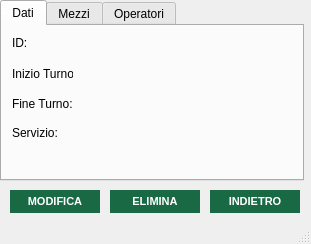
<?xml version="1.0" encoding="UTF-8"?>
<ui version="4.0">
 <class>MainWindow</class>
 <widget class="QMainWindow" name="MainWindow">
  <property name="geometry">
   <rect>
    <x>0</x>
    <y>0</y>
    <width>311</width>
    <height>244</height>
   </rect>
  </property>
  <property name="windowTitle">
   <string>Visualizza Turno</string>
  </property>
  <property name="windowIcon">
   <iconset resource="xz.qrc">
    <normaloff>:/images/images/AnconAmbiente_Logo.png</normaloff>:/images/images/AnconAmbiente_Logo.png</iconset>
  </property>
  <widget class="QWidget" name="centralwidget">
   <widget class="QPushButton" name="annulla_button">
    <property name="geometry">
     <rect>
      <x>210</x>
      <y>190</y>
      <width>90</width>
      <height>23</height>
     </rect>
    </property>
    <property name="styleSheet">
     <string notr="true">QPushButton{
background-color:rgb(24, 105, 68);
color: white;
border-style: outset;
font:  bold 11px


}

QPushButton:hover{
background-color:rgb(170, 203, 108);
color: white;
border-style: outset;
font:  bold 11px
}</string>
    </property>
    <property name="text">
     <string>INDIETRO</string>
    </property>
   </widget>
   <widget class="QPushButton" name="elimina_button">
    <property name="geometry">
     <rect>
      <x>110</x>
      <y>190</y>
      <width>90</width>
      <height>23</height>
     </rect>
    </property>
    <property name="styleSheet">
     <string notr="true">QPushButton{
background-color:rgb(24, 105, 68);
color: white;
border-style: outset;
font:  bold 11px


}

QPushButton:hover{
background-color:rgb(170, 203, 108);
color: white;
border-style: outset;
font:  bold 11px
}</string>
    </property>
    <property name="text">
     <string>ELIMINA</string>
    </property>
   </widget>
   <widget class="QPushButton" name="salva_button">
    <property name="geometry">
     <rect>
      <x>10</x>
      <y>190</y>
      <width>90</width>
      <height>23</height>
     </rect>
    </property>
    <property name="styleSheet">
     <string notr="true">QPushButton{
background-color:rgb(24, 105, 68);
color: white;
border-style: outset;
font:  bold 11px


}

QPushButton:hover{
background-color:rgb(170, 203, 108);
color: white;
border-style: outset;
font:  bold 11px
}</string>
    </property>
    <property name="text">
     <string>MODIFICA</string>
    </property>
   </widget>
   <widget class="QTabWidget" name="inserimentoturno_tabs">
    <property name="geometry">
     <rect>
      <x>0</x>
      <y>0</y>
      <width>304</width>
      <height>181</height>
     </rect>
    </property>
    <property name="currentIndex">
     <number>0</number>
    </property>
    <widget class="QWidget" name="dati_tab_2">
     <attribute name="title">
      <string>Dati</string>
     </attribute>
     <widget class="QLabel" name="label_4">
      <property name="geometry">
       <rect>
        <x>10</x>
        <y>40</y>
        <width>61</width>
        <height>16</height>
       </rect>
      </property>
      <property name="text">
       <string>Inizio Turno:</string>
      </property>
     </widget>
     <widget class="QLabel" name="label_7">
      <property name="geometry">
       <rect>
        <x>10</x>
        <y>70</y>
        <width>61</width>
        <height>16</height>
       </rect>
      </property>
      <property name="text">
       <string>Fine Turno:</string>
      </property>
     </widget>
     <widget class="QLabel" name="label_8">
      <property name="geometry">
       <rect>
        <x>10</x>
        <y>100</y>
        <width>47</width>
        <height>13</height>
       </rect>
      </property>
      <property name="text">
       <string>Servizio:</string>
      </property>
     </widget>
     <widget class="QLabel" name="inizio_label">
      <property name="geometry">
       <rect>
        <x>90</x>
        <y>40</y>
        <width>100</width>
        <height>13</height>
       </rect>
      </property>
      <property name="text">
       <string/>
      </property>
     </widget>
     <widget class="QLabel" name="fine_label">
      <property name="geometry">
       <rect>
        <x>90</x>
        <y>70</y>
        <width>100</width>
        <height>13</height>
       </rect>
      </property>
      <property name="text">
       <string/>
      </property>
     </widget>
     <widget class="QLabel" name="servizio_label">
      <property name="geometry">
       <rect>
        <x>90</x>
        <y>100</y>
        <width>100</width>
        <height>13</height>
       </rect>
      </property>
      <property name="text">
       <string/>
      </property>
     </widget>
     <widget class="QLabel" name="label">
      <property name="geometry">
       <rect>
        <x>10</x>
        <y>10</y>
        <width>47</width>
        <height>13</height>
       </rect>
      </property>
      <property name="text">
       <string>ID:</string>
      </property>
     </widget>
     <widget class="QLabel" name="label_2">
      <property name="geometry">
       <rect>
        <x>90</x>
        <y>10</y>
        <width>100</width>
        <height>13</height>
       </rect>
      </property>
      <property name="text">
       <string/>
      </property>
     </widget>
    </widget>
    <widget class="QWidget" name="mezzi_widget_2">
     <attribute name="title">
      <string>Mezzi</string>
     </attribute>
     <widget class="QLabel" name="label_9">
      <property name="geometry">
       <rect>
        <x>10</x>
        <y>15</y>
        <width>65</width>
        <height>13</height>
       </rect>
      </property>
      <property name="text">
       <string>Mezzo 1:</string>
      </property>
     </widget>
     <widget class="QLabel" name="mezzo1_label">
      <property name="geometry">
       <rect>
        <x>100</x>
        <y>15</y>
        <width>100</width>
        <height>13</height>
       </rect>
      </property>
      <property name="text">
       <string/>
      </property>
     </widget>
    </widget>
    <widget class="QWidget" name="operatori_tab_2">
     <attribute name="title">
      <string>Operatori</string>
     </attribute>
     <widget class="QLabel" name="label_10">
      <property name="geometry">
       <rect>
        <x>10</x>
        <y>15</y>
        <width>65</width>
        <height>13</height>
       </rect>
      </property>
      <property name="text">
       <string>Operatore 1:</string>
      </property>
     </widget>
     <widget class="QLabel" name="operatore1_label">
      <property name="geometry">
       <rect>
        <x>100</x>
        <y>15</y>
        <width>100</width>
        <height>13</height>
       </rect>
      </property>
      <property name="text">
       <string/>
      </property>
     </widget>
    </widget>
   </widget>
  </widget>
  <widget class="QStatusBar" name="statusbar"/>
 </widget>
 <resources>
  <include location="xz.qrc"/>
 </resources>
 <connections/>
</ui>
